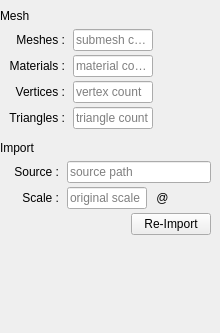
<?xml version="1.0" encoding="UTF-8"?>
<ui version="4.0">
 <class>Properties</class>
 <widget class="QDockWidget" name="Properties">
  <property name="geometry">
   <rect>
    <x>0</x>
    <y>0</y>
    <width>220</width>
    <height>333</height>
   </rect>
  </property>
  <property name="minimumSize">
   <size>
    <width>220</width>
    <height>91</height>
   </size>
  </property>
  <property name="features">
   <set>QDockWidget::DockWidgetMovable</set>
  </property>
  <property name="allowedAreas">
   <set>Qt::LeftDockWidgetArea|Qt::RightDockWidgetArea</set>
  </property>
  <property name="windowTitle">
   <string>Properties</string>
  </property>
  <widget class="QWidget" name="DockContents">
   <layout class="QVBoxLayout" name="verticalLayout">
    <property name="spacing">
     <number>0</number>
    </property>
    <property name="leftMargin">
     <number>0</number>
    </property>
    <property name="topMargin">
     <number>0</number>
    </property>
    <property name="rightMargin">
     <number>0</number>
    </property>
    <property name="bottomMargin">
     <number>0</number>
    </property>
    <item>
     <widget class="QScrollArea" name="Scroller">
      <property name="frameShape">
       <enum>QFrame::NoFrame</enum>
      </property>
      <property name="sizeAdjustPolicy">
       <enum>QAbstractScrollArea::AdjustToContents</enum>
      </property>
      <property name="widgetResizable">
       <bool>true</bool>
      </property>
      <widget class="QWidget" name="ScrollerContents">
       <property name="geometry">
        <rect>
         <x>0</x>
         <y>0</y>
         <width>220</width>
         <height>311</height>
        </rect>
       </property>
       <layout class="QVBoxLayout" name="verticalLayout_2" stretch="0,0,0,0,1">
        <property name="spacing">
         <number>0</number>
        </property>
        <property name="leftMargin">
         <number>0</number>
        </property>
        <property name="rightMargin">
         <number>0</number>
        </property>
        <item>
         <widget class="QLabel" name="ImageHeader">
          <property name="autoFillBackground">
           <bool>false</bool>
          </property>
          <property name="text">
           <string>Mesh</string>
          </property>
          <property name="class" stdset="0">
           <string>header</string>
          </property>
         </widget>
        </item>
        <item>
         <layout class="QFormLayout" name="Image">
          <property name="labelAlignment">
           <set>Qt::AlignRight|Qt::AlignTrailing|Qt::AlignVCenter</set>
          </property>
          <property name="horizontalSpacing">
           <number>8</number>
          </property>
          <property name="verticalSpacing">
           <number>4</number>
          </property>
          <property name="leftMargin">
           <number>9</number>
          </property>
          <property name="topMargin">
           <number>6</number>
          </property>
          <property name="rightMargin">
           <number>9</number>
          </property>
          <property name="bottomMargin">
           <number>12</number>
          </property>
          <item row="0" column="0">
           <widget class="QLabel" name="MeshesLabel">
            <property name="minimumSize">
             <size>
              <width>50</width>
              <height>0</height>
             </size>
            </property>
            <property name="text">
             <string>Meshes :</string>
            </property>
            <property name="alignment">
             <set>Qt::AlignRight|Qt::AlignTrailing|Qt::AlignVCenter</set>
            </property>
           </widget>
          </item>
          <item row="0" column="1">
           <widget class="QLineEdit" name="Meshes">
            <property name="sizePolicy">
             <sizepolicy hsizetype="Preferred" vsizetype="Fixed">
              <horstretch>0</horstretch>
              <verstretch>0</verstretch>
             </sizepolicy>
            </property>
            <property name="maximumSize">
             <size>
              <width>80</width>
              <height>16777215</height>
             </size>
            </property>
            <property name="text">
             <string/>
            </property>
            <property name="readOnly">
             <bool>true</bool>
            </property>
            <property name="placeholderText">
             <string>submesh count</string>
            </property>
           </widget>
          </item>
          <item row="1" column="0">
           <widget class="QLabel" name="MaterialsLabel">
            <property name="minimumSize">
             <size>
              <width>50</width>
              <height>0</height>
             </size>
            </property>
            <property name="text">
             <string>Materials :</string>
            </property>
            <property name="alignment">
             <set>Qt::AlignRight|Qt::AlignTrailing|Qt::AlignVCenter</set>
            </property>
           </widget>
          </item>
          <item row="1" column="1">
           <widget class="QLineEdit" name="Materials">
            <property name="sizePolicy">
             <sizepolicy hsizetype="Preferred" vsizetype="Fixed">
              <horstretch>0</horstretch>
              <verstretch>0</verstretch>
             </sizepolicy>
            </property>
            <property name="maximumSize">
             <size>
              <width>80</width>
              <height>16777215</height>
             </size>
            </property>
            <property name="text">
             <string/>
            </property>
            <property name="readOnly">
             <bool>true</bool>
            </property>
            <property name="placeholderText">
             <string>material count</string>
            </property>
           </widget>
          </item>
          <item row="2" column="0">
           <widget class="QLabel" name="VerticesLabel">
            <property name="minimumSize">
             <size>
              <width>50</width>
              <height>0</height>
             </size>
            </property>
            <property name="text">
             <string>Vertices :</string>
            </property>
            <property name="alignment">
             <set>Qt::AlignRight|Qt::AlignTrailing|Qt::AlignVCenter</set>
            </property>
           </widget>
          </item>
          <item row="2" column="1">
           <widget class="QLineEdit" name="Vertices">
            <property name="sizePolicy">
             <sizepolicy hsizetype="Preferred" vsizetype="Fixed">
              <horstretch>0</horstretch>
              <verstretch>0</verstretch>
             </sizepolicy>
            </property>
            <property name="maximumSize">
             <size>
              <width>80</width>
              <height>16777215</height>
             </size>
            </property>
            <property name="text">
             <string/>
            </property>
            <property name="readOnly">
             <bool>true</bool>
            </property>
            <property name="placeholderText">
             <string>vertex count</string>
            </property>
           </widget>
          </item>
          <item row="3" column="0">
           <widget class="QLabel" name="TrignalesLabel">
            <property name="minimumSize">
             <size>
              <width>50</width>
              <height>0</height>
             </size>
            </property>
            <property name="text">
             <string>Triangles :</string>
            </property>
            <property name="alignment">
             <set>Qt::AlignRight|Qt::AlignTrailing|Qt::AlignVCenter</set>
            </property>
           </widget>
          </item>
          <item row="3" column="1">
           <widget class="QLineEdit" name="Triangles">
            <property name="sizePolicy">
             <sizepolicy hsizetype="Preferred" vsizetype="Fixed">
              <horstretch>0</horstretch>
              <verstretch>0</verstretch>
             </sizepolicy>
            </property>
            <property name="maximumSize">
             <size>
              <width>80</width>
              <height>16777215</height>
             </size>
            </property>
            <property name="text">
             <string/>
            </property>
            <property name="readOnly">
             <bool>true</bool>
            </property>
            <property name="placeholderText">
             <string>triangle count</string>
            </property>
           </widget>
          </item>
         </layout>
        </item>
        <item>
         <widget class="QLabel" name="ImportHeader">
          <property name="text">
           <string>Import</string>
          </property>
          <property name="class" stdset="0">
           <string>header</string>
          </property>
         </widget>
        </item>
        <item>
         <layout class="QFormLayout" name="Import">
          <property name="labelAlignment">
           <set>Qt::AlignRight|Qt::AlignTrailing|Qt::AlignVCenter</set>
          </property>
          <property name="horizontalSpacing">
           <number>8</number>
          </property>
          <property name="verticalSpacing">
           <number>4</number>
          </property>
          <property name="leftMargin">
           <number>9</number>
          </property>
          <property name="topMargin">
           <number>6</number>
          </property>
          <property name="rightMargin">
           <number>9</number>
          </property>
          <property name="bottomMargin">
           <number>12</number>
          </property>
          <item row="0" column="0">
           <widget class="QLabel" name="ImportSrcLabel">
            <property name="minimumSize">
             <size>
              <width>50</width>
              <height>0</height>
             </size>
            </property>
            <property name="text">
             <string>Source :</string>
            </property>
            <property name="alignment">
             <set>Qt::AlignRight|Qt::AlignTrailing|Qt::AlignVCenter</set>
            </property>
           </widget>
          </item>
          <item row="0" column="1">
           <widget class="QcFileLineEdit" name="ImportSrc">
            <property name="sizePolicy">
             <sizepolicy hsizetype="Expanding" vsizetype="Fixed">
              <horstretch>0</horstretch>
              <verstretch>0</verstretch>
             </sizepolicy>
            </property>
            <property name="placeholderText">
             <string>source path</string>
            </property>
           </widget>
          </item>
          <item row="1" column="0">
           <widget class="QLabel" name="ImportWidthLabel">
            <property name="minimumSize">
             <size>
              <width>50</width>
              <height>0</height>
             </size>
            </property>
            <property name="text">
             <string>Scale :</string>
            </property>
            <property name="alignment">
             <set>Qt::AlignRight|Qt::AlignTrailing|Qt::AlignVCenter</set>
            </property>
           </widget>
          </item>
          <item row="1" column="1">
           <layout class="QHBoxLayout" name="horizontalLayout_2">
            <property name="spacing">
             <number>2</number>
            </property>
            <item>
             <widget class="QLineEdit" name="ImportScale">
              <property name="maximumSize">
               <size>
                <width>80</width>
                <height>16777215</height>
               </size>
              </property>
              <property name="text">
               <string/>
              </property>
              <property name="placeholderText">
               <string>original scale</string>
              </property>
             </widget>
            </item>
            <item>
             <widget class="QToolButton" name="ImportScaleReset">
              <property name="text">
               <string>@</string>
              </property>
              <property name="icon">
               <iconset resource="meshplugin.qrc">
                <normaloff>:/meshplugin/reset.png</normaloff>:/meshplugin/reset.png</iconset>
              </property>
              <property name="iconSize">
               <size>
                <width>14</width>
                <height>14</height>
               </size>
              </property>
              <property name="autoRaise">
               <bool>true</bool>
              </property>
             </widget>
            </item>
            <item>
             <spacer name="horizontalSpacer_2">
              <property name="orientation">
               <enum>Qt::Horizontal</enum>
              </property>
              <property name="sizeHint" stdset="0">
               <size>
                <width>0</width>
                <height>20</height>
               </size>
              </property>
             </spacer>
            </item>
           </layout>
          </item>
          <item row="2" column="1">
           <layout class="QHBoxLayout" name="horizontalLayout">
            <item>
             <spacer name="horizontalSpacer">
              <property name="orientation">
               <enum>Qt::Horizontal</enum>
              </property>
              <property name="sizeType">
               <enum>QSizePolicy::Expanding</enum>
              </property>
              <property name="sizeHint" stdset="0">
               <size>
                <width>0</width>
                <height>0</height>
               </size>
              </property>
             </spacer>
            </item>
            <item>
             <widget class="QPushButton" name="Reimport">
              <property name="minimumSize">
               <size>
                <width>80</width>
                <height>0</height>
               </size>
              </property>
              <property name="text">
               <string>Re-Import</string>
              </property>
             </widget>
            </item>
           </layout>
          </item>
         </layout>
        </item>
        <item>
         <spacer name="verticalSpacer">
          <property name="orientation">
           <enum>Qt::Vertical</enum>
          </property>
          <property name="sizeHint" stdset="0">
           <size>
            <width>20</width>
            <height>40</height>
           </size>
          </property>
         </spacer>
        </item>
       </layout>
      </widget>
     </widget>
    </item>
   </layout>
  </widget>
 </widget>
 <customwidgets>
  <customwidget>
   <class>QcFileLineEdit</class>
   <extends>QLineEdit</extends>
   <header>qcfilelineedit.h</header>
  </customwidget>
 </customwidgets>
 <resources>
  <include location="meshplugin.qrc"/>
 </resources>
 <connections/>
</ui>
